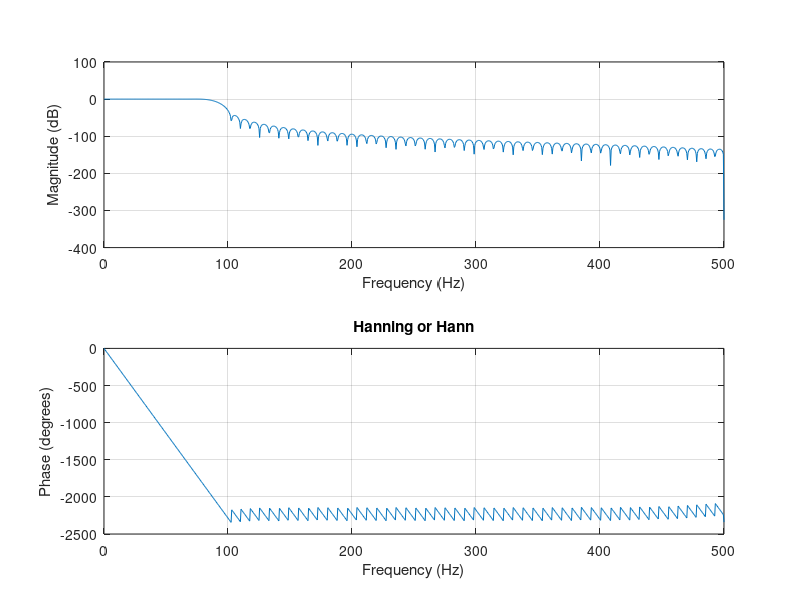

Source code (MATLAB): (Note: this script raises an error after producing the figure.)
%%
Fs= 1000;
M=127;
fcutoff = 90;
% now, design hanning and hamming windows

bhann=fir1(M,fcutoff/(Fs/2),hanning(M+1)); % get coefficients for a low-pass filter , omega=0.2 cutoff
[hhann,whann]=freqz(bhann,1);
freqz(bhann,1,1000,Fs); title 'Hanning or Hann'
boldify

bhamm=fir1(M,fcutoff/(Fs/2),hamming(M+1)); % get coefficients for a low-pass filter , omega=0.2 cutoff
hhamm =freqz(bhamm,1);
figure,freqz(bhamm,1,1000,Fs); title 'Hamming'
boldify

% for comparison, add a rectangular
figure,plot(1:M+1,bhann,1:M+1,bhamm,'--'),legend('Hann','Hamming')
title('h(n) plots')
boldify

msgbox('notice that the differences between Hann and Hamming are very subtle in the time domain, but huge in the frequency domain')

%% set up a sinewave signal
nsamp=10000;

f0 = 50;

t = 1/Fs*(1:nsamp);
signal=sin(2*pi*f0*t);

finter = 105;
interference = 2*sin(2*pi*finter*t);

data = signal+interference;

% get frequency spectrum of the signal
[X,f]=ctft(data,Fs);
figure,
subplot(311),plot(t,data) 
title('50 Hz signal + interference')
subplot(312),plot(f,abs(X)), ylabel('|X(\omega)|')
subplot(313),plot(f,20*log10(abs(X)+eps))
ylabel('|X(\omega)|, dB')



%% now see if we remove the interferer
% hanning filter
%b=bhann;
b = bhamm;
a=1;

sig = data; 
% sig = signal;
% filter the signal
y=filter(b,a,sig);
[Y,f]=ctft(y,Fs);

figure,

subplot(311), plot(sig)
xlim([-nsamp/5 nsamp*1.5])
title('input signal')
xlabel('Time, samples')
subplot(312), plot(f,abs(Y))
%xlim([0 Fs/2])
title('filtered signal spectrum')

xlabel('Frequency, Hz (Fs=1kHz')
subplot(313), plot(y)
title('output signal')
xlim([-nsamp/5 nsamp*1.5])
xlabel('Time, samples')
boldify


%% noise example

noise = randn(1,1000);

% get frequency spectrum of the noise
[W,f]=ctft(noise,Fs);


% filter the signal
noiseFilt=filter(b,a,noise);
[Wfilt,f]=ctft(noiseFilt,Fs);

figure,

subplot(221), plot(noise)
title('input noise')
xlabel('Time, samples')
subplot(223), plot(f,20*log10(abs(W)+eps))
%xlim([0 Fs/2])
title('input noise spectrum')

subplot(222), plot(noiseFilt)
title('filtered noise')
xlabel('Time, samples')
subplot(224), plot(f,20*log10(abs(Wfilt)+eps))
%xlim([0 Fs/2])
title('filtered noise spectrum')

xlabel('Time, samples')
boldify
